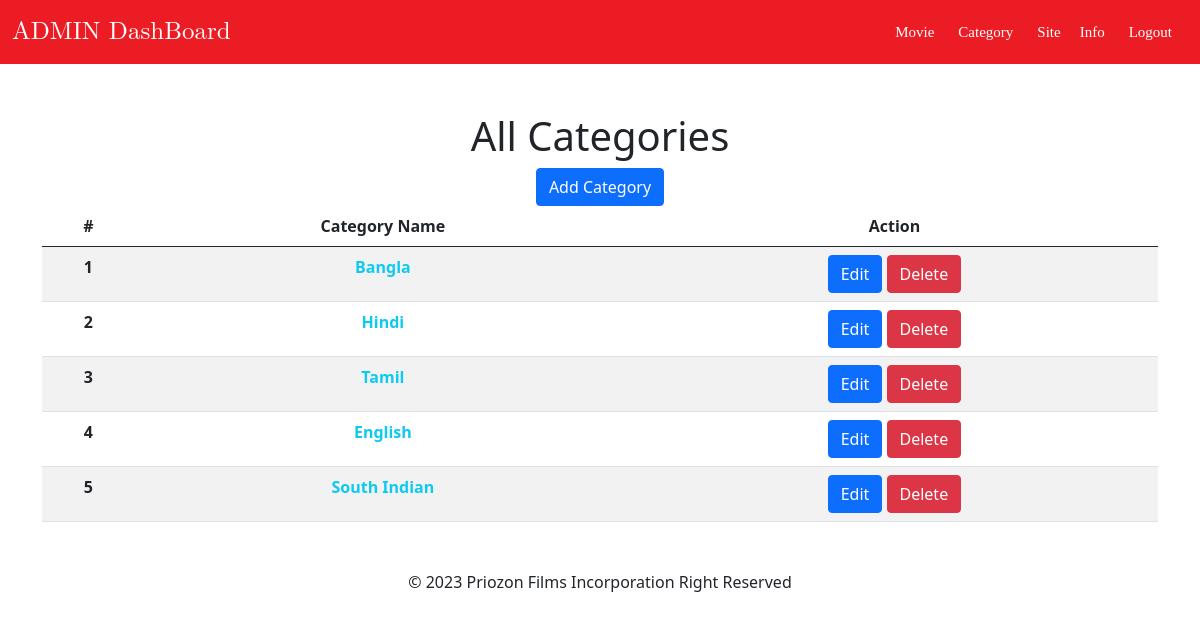
The page /administration/category/ (signed in) on the database its author committed.
### app/models.py (models this page shows, shortened)
class Category(models.Model):
    name = models.CharField(max_length=100)
    cretaed_at = models.DateTimeField(auto_now_add=True)
    class Meta:
        verbose_name_plural = 'Categories'

### app/views.py (the view)
# urls.py: path('administration/category/',views.category_admin,name="category-admin"),
@login_required(login_url='login')
def category_admin(request):
    categories = Category.objects.all()
    context = {
        'categories':categories
    }
    return render(request,'category-admin.html',context=context)

### app/context_processors.py (called while the page is built)
def siteinfo(request):
    info = models.Info.objects.all().first()
    print(info)
    return {'info':info}

def categories(request):
    categories = models.Category.objects.all()
    return {'categories':categories}

### app/models.py (called while the page is built)
    def __str__(self):
        return self.name

### app/templates/category-admin.html
{% extends 'adminbase.html' %}
{% block body %}
<div class="container text-center">
          <h1 class="text-bold  mt-5 ">All Categories</h1>
          <a href="{% url 'category-add' %}" class="btn btn-primary">Add Category</a>
          <table class="table table-striped">
  <thead>
    <tr>
      <th scope="col">#</th>
      <th scope="col">Category Name</th>
      <th scope="col">Action</th>
    </tr>
  </thead>
  <tbody>
    {% for c in categories %}
        <tr>
        <th scope="row ">{{forloop.counter}}</th>
        <td class="fw-bold text-info">{{c.name}}</td>
        <td>
        <a href="{% url "categoryedit" c.id %}" class="btn btn-primary">Edit</a>
        <a href="{% url "categorydelete" c.id %}" class="btn btn-danger">Delete</a>
        </td>
        </tr>
    {% endfor %}
  </tbody>
</table>
</div>
{% endblock body %}

### rows shown on the page
Category: name "Bangla"
Category: name "Hindi"
Category: name "Tamil"
Category: name "English"
Category: name "South Indian"
